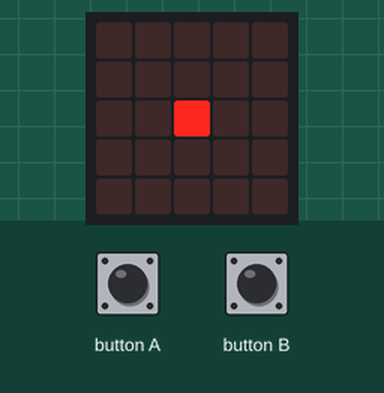
Bench run of a program on a simulated BBC micro:bit (MakeCode). Parts: the board's 5×5 LED display. The test bench sets the inputs (shaded band).

Above: at 1.6 s.
1.7 s: button A pressed for 0.15 s
At 2.6 s:
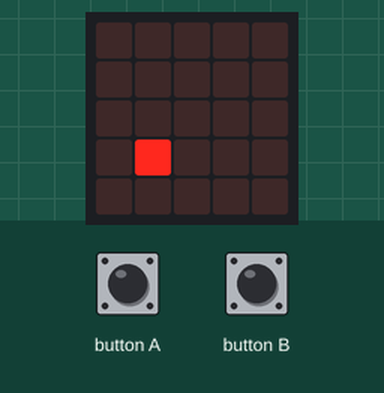
At 4.1 s:
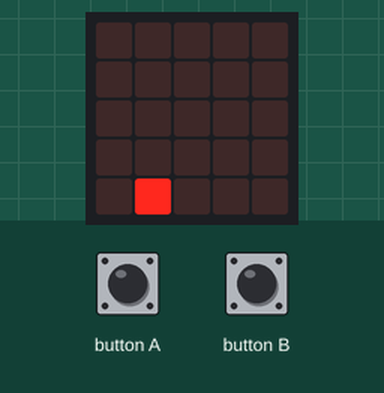
Timing chart, 0 to 5.6 s (numbered marks = the images above; inputs shaded):
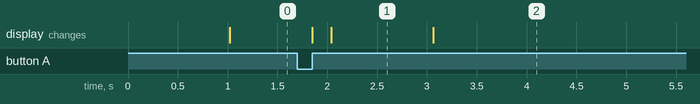

Measured:
- after the input at 1.7 s, the display: first changes after 0.15 s (image 1 shows a later state)
- what the display in image 1 shows lasts 1.1 s, from 2.0 s to 3.1 s

The program:

main.ts
```typescript
input.onButtonPressed(Button.A, function () {
    if (!(sprite.get(LedSpriteProperty.Y) == 4)) {
        sprite.change(LedSpriteProperty.X, -1)
    }
})
input.onButtonPressed(Button.B, function () {
    if (!(sprite.get(LedSpriteProperty.Y) == 4)) {
        sprite.change(LedSpriteProperty.X, 1)
    }
})
let sprite: game.LedSprite = null
sprite = game.createSprite(2, 0)
basic.forever(function () {
    if (!(sprite.get(LedSpriteProperty.Y) == 4)) {
        sprite.change(LedSpriteProperty.Y, 1)
        basic.pause(1000)
    }
})
```

test.ts
```typescript
// здесь помещаются тесты; они не будут скомпилированы, пока пакет используется в качестве расширения.
```
